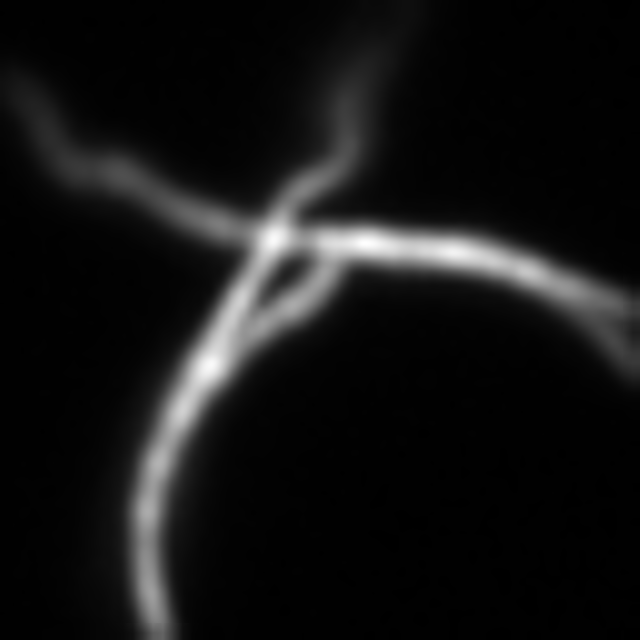
#> input picture Other/STD_tubulin0000-1.tif, 640 x 640 px
$ python FRC.py
#> lines starting #> are read from the running program, lines starting #| are printed output that depends on the picture
from skimage import io
import numpy as np
import matplotlib.pyplot as plt

pixel=640
image_size = 6400
def cart2pol(x, y, center):
    rho = np.sqrt((x-center[0])**2 + (y-center[1])**2)
    return rho
q = np.zeros([pixel,pixel])  ## coordinate transformation
for i in range(pixel):
    for j in range(pixel):
        q[i,j]=round(cart2pol(i,j,[pixel/2-0.5,pixel/2-0.5]))

img_c1 = io.imread("STD_tubulin0000-1.tif", 0)
#> img_c1 is the input picture: shape (640, 640) float32; min 82.9, max 1534.3, mean 201.1
img_c2 = np.fft.fft2(img_c1)
f1 = np.fft.fftshift(img_c2)
f1_c = np.conjugate(f1)

img_c5 = io.imread("STD_tubulin0001-1.tif", 0)
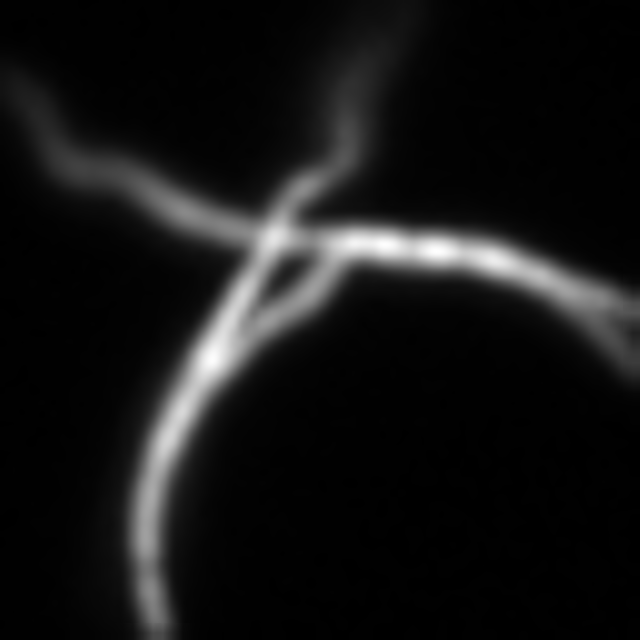
#> input picture Other/STD_tubulin0001-1.tif, 640 x 640 px
#> img_c5 is the input picture: shape (640, 640) float32; min 84.1, max 1492.4, mean 201.6
img_c6 = np.fft.fft2(img_c5)
f2 = np.fft.fftshift(img_c6)
f2_c = np.conjugate(f2)

A = f1*f2_c
B = f1*f1_c
C = f2*f2_c

## Do FRC
FRC = np.zeros(int(pixel/2))
p = np.zeros([pixel,pixel])
for i in range(int(pixel/2)):
    p=np.zeros([pixel,pixel])
    p+=i+1
    coor = ((q-p)==0)
    FRC[i]=np.abs(np.sum(A*coor)/((np.sum(B*coor))**0.5*np.sum((C*coor))**0.5))
#> p: shape (640, 640) float64; every value is 320
#> after the loop, FRC = 320 values, max 1 at index 0, min 0.804 at index 26, mean 0.961

plt.plot(np.linspace(0,pixel/2/image_size,int(pixel/2)),FRC, 'r', label='FRC(q)')
plt.legend(loc='best')
plt.xlabel('q(nm^-1)')
plt.grid()
plt.savefig("FRC_123456890-1.png")
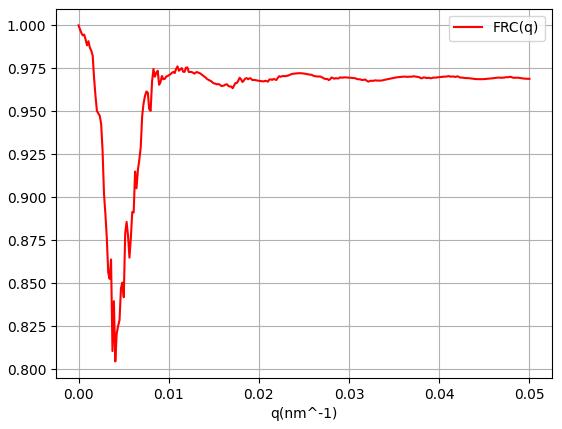
#> figure drawn by matplotlib, 1 panel; curve peaks at x = 0, y = 1


from PIL import Image
plt.figure(figsize=(6.4*2, 4.8*2), constrained_layout=False)

plt.subplot(131), plt.imshow(img_c1, "gray"), plt.title("Original Image")
plt.subplot(132), plt.imshow(np.log(1+np.abs(f1)), "gray"), plt.title("Centered Spectrum")
plt.subplot(133), plt.imshow(q, "gray"), plt.title("Centered Spectrum")


#im = Image.fromarray(np.log(1+np.abs(img_c3)).astype(np.uint16))
#im.save('even.tif')

plt.show()
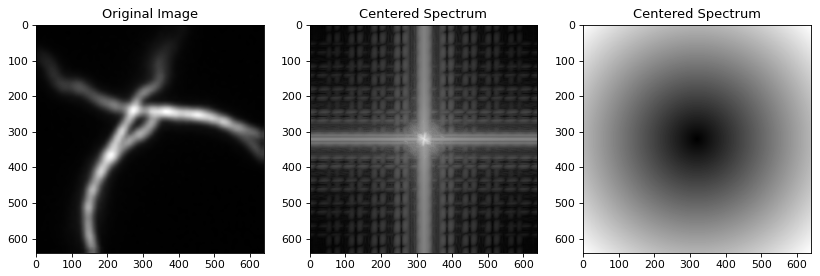
#> figure drawn by matplotlib, 3 panels
